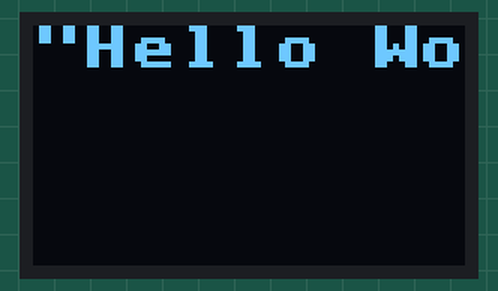
A program run on a simulated ESP32 board running MicroPython. Shown: 72×40 one-colour display. Library files of the repository ran but are not shown: writer.py, ssd1306.py, freesans20.py; what the program prints to the serial console is not drawn. At 5.0 s the program stops and its outputs stay as they are.

Above: at 0.1 s.
At 5.1 s:
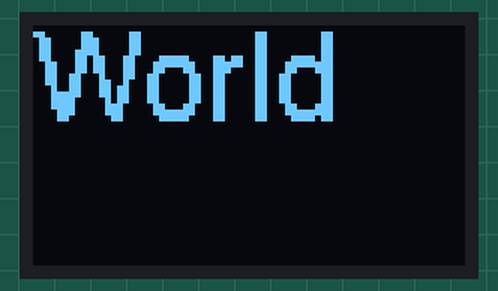

The program:

largerFontSSD1306.py
```python
# it works! 2025-06-13

import machine
import time
from writer import Writer
from ssd1306 import SSD1306_I2C

i2c=machine.I2C(0, sda=machine.Pin(5), scl=machine.Pin(6))  # the only i2c in esp32 c3 supermini
oled = SSD1306_I2C(72, 40, i2c)
oled.fill(0)

oled.text('"Hello World"', 0, 0, 1) # test default font size
oled.show()
time.sleep(5)

# adapted from https://forum.micropython.org/viewtopic.php?t=11399
# Large Font
import freesans20

WIDTH = const(72)
HEIGHT = const(40)

# Create the I2C interface.
ssd = oled
print("I2C Address      : "+hex(i2c.scan()[0]).upper()) # Display device address
print("I2C Configuration: "+str(i2c))                   # Display I2C config

wri = Writer(ssd, freesans20)
Writer.set_textpos(ssd, 0, 0)  # verbose = False to suppress console output
wri.printstring('Hello World\n')
ssd.show()
```
